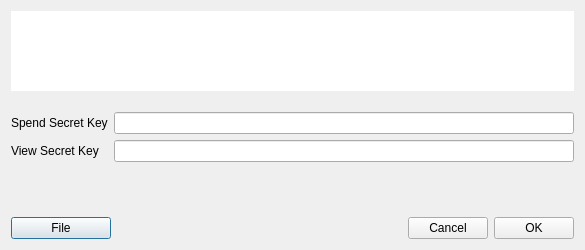
<?xml version="1.0" encoding="UTF-8"?>
<ui version="4.0">
 <class>KeyDialog</class>
 <widget class="QDialog" name="KeyDialog">
  <property name="geometry">
   <rect>
    <x>0</x>
    <y>0</y>
    <width>585</width>
    <height>250</height>
   </rect>
  </property>
  <property name="sizePolicy">
   <sizepolicy hsizetype="Fixed" vsizetype="Preferred">
    <horstretch>0</horstretch>
    <verstretch>0</verstretch>
   </sizepolicy>
  </property>
  <property name="minimumSize">
   <size>
    <width>585</width>
    <height>250</height>
   </size>
  </property>
  <property name="maximumSize">
   <size>
    <width>585</width>
    <height>300</height>
   </size>
  </property>
  <property name="windowTitle">
   <string>Key</string>
  </property>
  <layout class="QGridLayout" name="gridLayout">
   <item row="0" column="0" colspan="2">
    <widget class="QTextEdit" name="m_keyEdit">
     <property name="minimumSize">
      <size>
       <width>0</width>
       <height>80</height>
      </size>
     </property>
     <property name="maximumSize">
      <size>
       <width>16777215</width>
       <height>80</height>
      </size>
     </property>
     <property name="frameShape">
      <enum>QFrame::NoFrame</enum>
     </property>
     <property name="readOnly">
      <bool>false</bool>
     </property>
    </widget>
   </item>
   <item row="1" column="0">
    <spacer name="verticalSpacer_3">
     <property name="orientation">
      <enum>Qt::Vertical</enum>
     </property>
     <property name="sizeHint" stdset="0">
      <size>
       <width>20</width>
       <height>10</height>
      </size>
     </property>
    </spacer>
   </item>
   <item row="2" column="0">
    <widget class="QLabel" name="m_spendKeyLabel">
     <property name="text">
      <string>Spend Secret Key</string>
     </property>
    </widget>
   </item>
   <item row="2" column="1">
    <widget class="QLineEdit" name="m_spendKeyLineEdit">
     <property name="readOnly">
      <bool>false</bool>
     </property>
    </widget>
   </item>
   <item row="3" column="0">
    <widget class="QLabel" name="m_viewKeyLabel">
     <property name="text">
      <string>View Secret Key</string>
     </property>
    </widget>
   </item>
   <item row="3" column="1">
    <widget class="QLineEdit" name="m_viewKeyLineEdit">
     <property name="readOnly">
      <bool>false</bool>
     </property>
    </widget>
   </item>
   <item row="4" column="0">
    <spacer name="verticalSpacer">
     <property name="orientation">
      <enum>Qt::Vertical</enum>
     </property>
     <property name="sizeType">
      <enum>QSizePolicy::Expanding</enum>
     </property>
     <property name="sizeHint" stdset="0">
      <size>
       <width>20</width>
       <height>10</height>
      </size>
     </property>
    </spacer>
   </item>
   <item row="5" column="0" colspan="2">
    <widget class="WalletGui::WalletSmallGrayTextLabel" name="m_descriptionLabel">
     <property name="text">
      <string/>
     </property>
     <property name="wordWrap">
      <bool>true</bool>
     </property>
    </widget>
   </item>
   <item row="6" column="0">
    <spacer name="verticalSpacer_2">
     <property name="orientation">
      <enum>Qt::Vertical</enum>
     </property>
     <property name="sizeHint" stdset="0">
      <size>
       <width>20</width>
       <height>10</height>
      </size>
     </property>
    </spacer>
   </item>
   <item row="7" column="0" colspan="2">
    <layout class="QHBoxLayout" name="horizontalLayout">
     <property name="spacing">
      <number>6</number>
     </property>
     <item>
      <widget class="WalletGui::WalletNormalBlueButton" name="m_fileButton">
       <property name="minimumSize">
        <size>
         <width>100</width>
         <height>0</height>
        </size>
       </property>
       <property name="text">
        <string>File</string>
       </property>
      </widget>
     </item>
     <item>
      <spacer name="horizontalSpacer">
       <property name="orientation">
        <enum>Qt::Horizontal</enum>
       </property>
       <property name="sizeHint" stdset="0">
        <size>
         <width>40</width>
         <height>20</height>
        </size>
       </property>
      </spacer>
     </item>
     <item>
      <widget class="WalletGui::WalletCancelButton" name="m_cancelButton">
       <property name="text">
        <string>Cancel</string>
       </property>
      </widget>
     </item>
     <item>
      <widget class="WalletGui::WalletOkButton" name="m_okButton">
       <property name="text">
        <string>OK</string>
       </property>
      </widget>
     </item>
    </layout>
   </item>
  </layout>
 </widget>
 <customwidgets>
  <customwidget>
   <class>WalletGui::WalletOkButton</class>
   <extends>QPushButton</extends>
   <header>Gui/Common/WalletOkButton.h</header>
  </customwidget>
  <customwidget>
   <class>WalletGui::WalletCancelButton</class>
   <extends>QPushButton</extends>
   <header>Gui/Common/WalletCancelButton.h</header>
  </customwidget>
  <customwidget>
   <class>WalletGui::WalletSmallGrayTextLabel</class>
   <extends>QLabel</extends>
   <header>Gui/Common/WalletTextLabel.h</header>
  </customwidget>
  <customwidget>
   <class>WalletGui::WalletNormalBlueButton</class>
   <extends>QPushButton</extends>
   <header>Gui/Common/WalletBlueButton.h</header>
  </customwidget>
 </customwidgets>
 <resources/>
 <connections>
  <connection>
   <sender>m_fileButton</sender>
   <signal>clicked()</signal>
   <receiver>KeyDialog</receiver>
   <slot>fileClicked()</slot>
   <hints>
    <hint type="sourcelabel">
     <x>571</x>
     <y>116</y>
    </hint>
    <hint type="destinationlabel">
     <x>282</x>
     <y>82</y>
    </hint>
   </hints>
  </connection>
  <connection>
   <sender>m_okButton</sender>
   <signal>clicked()</signal>
   <receiver>KeyDialog</receiver>
   <slot>accept()</slot>
   <hints>
    <hint type="sourcelabel">
     <x>512</x>
     <y>136</y>
    </hint>
    <hint type="destinationlabel">
     <x>282</x>
     <y>82</y>
    </hint>
   </hints>
  </connection>
  <connection>
   <sender>m_cancelButton</sender>
   <signal>clicked()</signal>
   <receiver>KeyDialog</receiver>
   <slot>reject()</slot>
   <hints>
    <hint type="sourcelabel">
     <x>429</x>
     <y>136</y>
    </hint>
    <hint type="destinationlabel">
     <x>282</x>
     <y>82</y>
    </hint>
   </hints>
  </connection>
  <connection>
   <sender>m_keyEdit</sender>
   <signal>textChanged()</signal>
   <receiver>KeyDialog</receiver>
   <slot>keyChanged()</slot>
   <hints>
    <hint type="sourcelabel">
     <x>292</x>
     <y>59</y>
    </hint>
    <hint type="destinationlabel">
     <x>292</x>
     <y>93</y>
    </hint>
   </hints>
  </connection>
  <connection>
   <sender>m_spendKeyLineEdit</sender>
   <signal>editingFinished()</signal>
   <receiver>KeyDialog</receiver>
   <slot>keysChanged()</slot>
   <hints>
    <hint type="sourcelabel">
     <x>337</x>
     <y>121</y>
    </hint>
    <hint type="destinationlabel">
     <x>292</x>
     <y>124</y>
    </hint>
   </hints>
  </connection>
  <connection>
   <sender>m_viewKeyLineEdit</sender>
   <signal>editingFinished()</signal>
   <receiver>KeyDialog</receiver>
   <slot>keysChanged()</slot>
   <hints>
    <hint type="sourcelabel">
     <x>337</x>
     <y>147</y>
    </hint>
    <hint type="destinationlabel">
     <x>292</x>
     <y>124</y>
    </hint>
   </hints>
  </connection>
 </connections>
 <slots>
  <slot>fileClicked()</slot>
  <slot>keyChanged()</slot>
  <slot>keysChanged()</slot>
 </slots>
</ui>
